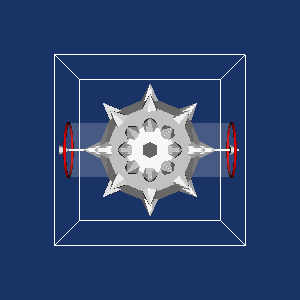

Generate this figure with Python:
#!/usr/bin/env python
# Demonstrate vtkImplicitCylinderWidget clipping a mace geometry.

import vtkmodules.vtkInteractionStyle  # noqa: F401
import vtkmodules.vtkRenderingFreeType  # noqa: F401
import vtkmodules.vtkRenderingOpenGL2  # noqa: F401

from vtkmodules.vtkCommonDataModel import vtkCylinder
from vtkmodules.vtkFiltersCore import vtkAppendPolyData, vtkClipPolyData, vtkGlyph3D
from vtkmodules.vtkFiltersSources import vtkConeSource, vtkSphereSource
from vtkmodules.vtkInteractionWidgets import (
    vtkImplicitCylinderRepresentation,
    vtkImplicitCylinderWidget,
)
from vtkmodules.vtkRenderingCore import (
    vtkPolyDataMapper,
    vtkRenderWindow,
    vtkRenderWindowInteractor,
    vtkRenderer,
)
from vtkmodules.vtkRenderingLOD import vtkLODActor

# Sources
sphere = vtkSphereSource()
cone = vtkConeSource()

# Filters
glyph = vtkGlyph3D()
glyph.SetInputConnection(sphere.GetOutputPort())
glyph.SetSourceConnection(cone.GetOutputPort())
glyph.SetVectorModeToUseNormal()
glyph.SetScaleModeToScaleByVector()
glyph.SetScaleFactor(0.25)
glyph.Update()

append_filter = vtkAppendPolyData()
append_filter.AddInputConnection(glyph.GetOutputPort())
append_filter.AddInputConnection(sphere.GetOutputPort())

cylinder = vtkCylinder()
clipper = vtkClipPolyData()
clipper.SetInputConnection(append_filter.GetOutputPort())
clipper.SetClipFunction(cylinder)
clipper.InsideOutOn()

# Mapper + Actor: mace
mace_mapper = vtkPolyDataMapper()
mace_mapper.SetInputConnection(append_filter.GetOutputPort())

mace_actor = vtkLODActor()
mace_actor.SetMapper(mace_mapper)
mace_actor.VisibilityOn()

# Mapper + Actor: clipped selection
select_mapper = vtkPolyDataMapper()
select_mapper.SetInputConnection(clipper.GetOutputPort())

select_actor = vtkLODActor()
select_actor.SetMapper(select_mapper)
select_actor.GetProperty().SetColor(0, 1, 0)
select_actor.VisibilityOff()
select_actor.SetScale(1.01, 1.01, 1.01)

# Renderer
renderer = vtkRenderer()
renderer.AddActor(mace_actor)
renderer.AddActor(select_actor)
renderer.SetBackground(0.1, 0.2, 0.4)

# Render window
render_window = vtkRenderWindow()
render_window.AddRenderer(renderer)
render_window.SetWindowName("implicit cylinder widget")
render_window.SetMultiSamples(0)
render_window.SetSize(300, 300)

# Interactor
interactor = vtkRenderWindowInteractor()
interactor.SetRenderWindow(render_window)


# Callback updates the cylinder implicit function on interaction
def cylinder_callback(caller, event_string):
    widget_rep = caller.GetRepresentation()
    widget_rep.GetCylinder(cylinder)
    select_actor.VisibilityOn()


# Widget
cylinder_rep = vtkImplicitCylinderRepresentation()
cylinder_rep.SetPlaceFactor(1.25)
cylinder_rep.PlaceWidget(glyph.GetOutput().GetBounds())
cylinder_rep.SetRadius(0.25)
cylinder_rep.GetCylinderProperty().SetOpacity(0.1)

cylinder_widget = vtkImplicitCylinderWidget()
cylinder_widget.SetInteractor(interactor)
cylinder_widget.SetRepresentation(cylinder_rep)
cylinder_widget.AddObserver("InteractionEvent", cylinder_callback)
cylinder_widget.SetEnabled(True)

# Scene
renderer.ResetCamera()

interactor.Initialize()
interactor.Start()
